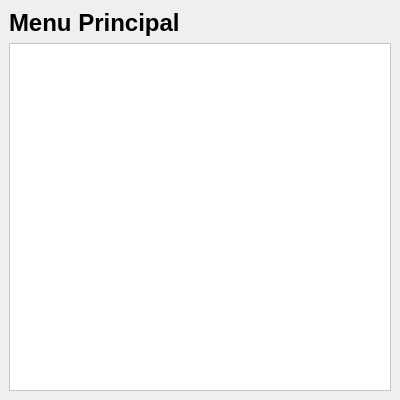
<?xml version="1.0" encoding="UTF-8"?>
<ui version="4.0">
 <class>MainWindow</class>
 <widget class="QMainWindow" name="MainWindow">
  <property name="geometry">
   <rect>
    <x>0</x>
    <y>0</y>
    <width>400</width>
    <height>400</height>
   </rect>
  </property>
  <widget class="QWidget" name="centralwidget">
   <layout class="QVBoxLayout" name="verticalLayout">
    <item>
     <widget class="QLabel" name="titulo">
      <property name="text">
       <string>Menu Principal</string>
      </property>
      <property name="alignment">
       <set>Qt.Alignment.AlignCenter</set>
      </property>
      <property name="styleSheet">
       <string notr="true">font-size: 18pt; font-weight: bold;</string>
      </property>
     </widget>
    </item>
    <item>
     <widget class="QListWidget" name="frame_lista">
      <property name="styleSheet">
       <string notr="true">background-color: #ffffff; selection-background-color: #0078d7; font-size: 12pt;</string>
      </property>
      <property name="verticalScrollBarPolicy">
       <enum>Qt.ScrollBarAlwaysOn</enum>
      </property>
      <item>
       <widget class="QListWidgetItem" name="item0">
        <property name="text">
         <string>Cliente</string>
        </property>
       </widget>
      </item>
      <item>
       <widget class="QListWidgetItem" name="item1">
        <property name="text">
         <string>Hóspede</string>
        </property>
       </widget>
      </item>
      <item>
       <widget class="QListWidgetItem" name="item2">
        <property name="text">
         <string>Reserva</string>
        </property>
       </widget>
      </item>
      <item>
       <widget class="QListWidgetItem" name="item3">
        <property name="text">
         <string>Promoção</string>
        </property>
       </widget>
      </item>
      <item>
       <widget class="QListWidgetItem" name="item4">
        <property name="text">
         <string>Tarifa</string>
        </property>
       </widget>
      </item>
      <item>
       <widget class="QListWidgetItem" name="item5">
        <property name="text">
         <string>Serviços Adicionais</string>
        </property>
       </widget>
      </item>
      <item>
       <widget class="QListWidgetItem" name="item6">
        <property name="text">
         <string>Quarto</string>
        </property>
       </widget>
      </item>
      <item>
       <widget class="QListWidgetItem" name="item7">
        <property name="text">
         <string>Feedback</string>
        </property>
       </widget>
      </item>
     </widget>
    </item>
   </layout>
  </widget>
 </widget>
 <resources/>
 <connections/>
</ui>
